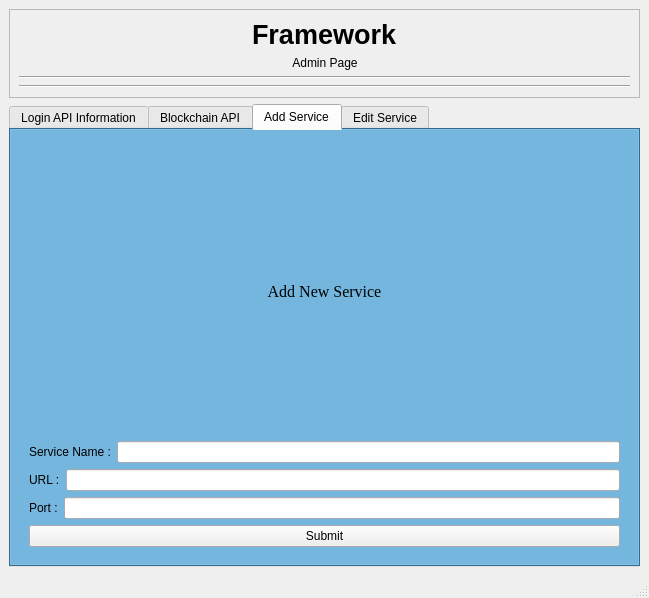
<?xml version="1.0" encoding="UTF-8"?>
<ui version="4.0">
 <class>landing_page</class>
 <widget class="QMainWindow" name="landing_page">
  <property name="enabled">
   <bool>true</bool>
  </property>
  <property name="geometry">
   <rect>
    <x>0</x>
    <y>0</y>
    <width>649</width>
    <height>598</height>
   </rect>
  </property>
  <property name="sizePolicy">
   <sizepolicy hsizetype="Fixed" vsizetype="Fixed">
    <horstretch>0</horstretch>
    <verstretch>0</verstretch>
   </sizepolicy>
  </property>
  <property name="windowTitle">
   <string>Framework</string>
  </property>
  <property name="windowIcon">
   <iconset>
    <normaloff>../Desktop/logo.356db89e.png</normaloff>../Desktop/logo.356db89e.png</iconset>
  </property>
  <widget class="QWidget" name="centralwidget">
   <layout class="QVBoxLayout" name="verticalLayout_2">
    <item>
     <widget class="QFrame" name="frame">
      <property name="frameShape">
       <enum>QFrame::StyledPanel</enum>
      </property>
      <property name="frameShadow">
       <enum>QFrame::Raised</enum>
      </property>
      <layout class="QGridLayout" name="gridLayout_2">
       <item row="2" column="0">
        <widget class="Line" name="line">
         <property name="orientation">
          <enum>Qt::Horizontal</enum>
         </property>
        </widget>
       </item>
       <item row="0" column="0">
        <layout class="QHBoxLayout" name="Subject">
         <item>
          <spacer name="horizontalSpacer_3">
           <property name="orientation">
            <enum>Qt::Horizontal</enum>
           </property>
           <property name="sizeHint" stdset="0">
            <size>
             <width>40</width>
             <height>20</height>
            </size>
           </property>
          </spacer>
         </item>
         <item>
          <layout class="QVBoxLayout" name="verticalLayout">
           <item>
            <widget class="QLabel" name="framework">
             <property name="font">
              <font>
               <pointsize>20</pointsize>
               <weight>75</weight>
               <bold>true</bold>
              </font>
             </property>
             <property name="text">
              <string>Framework</string>
             </property>
            </widget>
           </item>
           <item>
            <widget class="QLabel" name="adminPage">
             <property name="text">
              <string>Admin Page</string>
             </property>
             <property name="alignment">
              <set>Qt::AlignCenter</set>
             </property>
            </widget>
           </item>
          </layout>
         </item>
         <item>
          <spacer name="horizontalSpacer_5">
           <property name="orientation">
            <enum>Qt::Horizontal</enum>
           </property>
           <property name="sizeHint" stdset="0">
            <size>
             <width>40</width>
             <height>20</height>
            </size>
           </property>
          </spacer>
         </item>
        </layout>
       </item>
       <item row="1" column="0">
        <widget class="Line" name="line_2">
         <property name="orientation">
          <enum>Qt::Horizontal</enum>
         </property>
        </widget>
       </item>
      </layout>
     </widget>
    </item>
    <item>
     <widget class="QTabWidget" name="Admin_bar">
      <property name="enabled">
       <bool>true</bool>
      </property>
      <property name="minimumSize">
       <size>
        <width>627</width>
        <height>0</height>
       </size>
      </property>
      <property name="palette">
       <palette>
        <active>
         <colorrole role="WindowText">
          <brush brushstyle="SolidPattern">
           <color alpha="255">
            <red>255</red>
            <green>255</green>
            <blue>255</blue>
           </color>
          </brush>
         </colorrole>
         <colorrole role="Button">
          <brush brushstyle="SolidPattern">
           <color alpha="255">
            <red>72</red>
            <green>149</green>
            <blue>198</blue>
           </color>
          </brush>
         </colorrole>
         <colorrole role="Light">
          <brush brushstyle="SolidPattern">
           <color alpha="255">
            <red>135</red>
            <green>209</green>
            <blue>255</blue>
           </color>
          </brush>
         </colorrole>
         <colorrole role="Midlight">
          <brush brushstyle="SolidPattern">
           <color alpha="255">
            <red>103</red>
            <green>179</green>
            <blue>226</blue>
           </color>
          </brush>
         </colorrole>
         <colorrole role="Dark">
          <brush brushstyle="SolidPattern">
           <color alpha="255">
            <red>36</red>
            <green>74</green>
            <blue>99</blue>
           </color>
          </brush>
         </colorrole>
         <colorrole role="Mid">
          <brush brushstyle="SolidPattern">
           <color alpha="255">
            <red>48</red>
            <green>99</green>
            <blue>132</blue>
           </color>
          </brush>
         </colorrole>
         <colorrole role="Text">
          <brush brushstyle="SolidPattern">
           <color alpha="255">
            <red>255</red>
            <green>255</green>
            <blue>255</blue>
           </color>
          </brush>
         </colorrole>
         <colorrole role="BrightText">
          <brush brushstyle="SolidPattern">
           <color alpha="255">
            <red>255</red>
            <green>255</green>
            <blue>255</blue>
           </color>
          </brush>
         </colorrole>
         <colorrole role="ButtonText">
          <brush brushstyle="SolidPattern">
           <color alpha="255">
            <red>255</red>
            <green>255</green>
            <blue>255</blue>
           </color>
          </brush>
         </colorrole>
         <colorrole role="Base">
          <brush brushstyle="SolidPattern">
           <color alpha="255">
            <red>255</red>
            <green>255</green>
            <blue>255</blue>
           </color>
          </brush>
         </colorrole>
         <colorrole role="Window">
          <brush brushstyle="SolidPattern">
           <color alpha="255">
            <red>72</red>
            <green>149</green>
            <blue>198</blue>
           </color>
          </brush>
         </colorrole>
         <colorrole role="Shadow">
          <brush brushstyle="SolidPattern">
           <color alpha="255">
            <red>0</red>
            <green>0</green>
            <blue>0</blue>
           </color>
          </brush>
         </colorrole>
         <colorrole role="HighlightedText">
          <brush brushstyle="SolidPattern">
           <color alpha="255">
            <red>0</red>
            <green>0</green>
            <blue>0</blue>
           </color>
          </brush>
         </colorrole>
         <colorrole role="AlternateBase">
          <brush brushstyle="SolidPattern">
           <color alpha="255">
            <red>163</red>
            <green>202</green>
            <blue>226</blue>
           </color>
          </brush>
         </colorrole>
         <colorrole role="ToolTipBase">
          <brush brushstyle="SolidPattern">
           <color alpha="255">
            <red>255</red>
            <green>255</green>
            <blue>220</blue>
           </color>
          </brush>
         </colorrole>
         <colorrole role="ToolTipText">
          <brush brushstyle="SolidPattern">
           <color alpha="255">
            <red>255</red>
            <green>255</green>
            <blue>255</blue>
           </color>
          </brush>
         </colorrole>
        </active>
        <inactive>
         <colorrole role="WindowText">
          <brush brushstyle="SolidPattern">
           <color alpha="255">
            <red>255</red>
            <green>255</green>
            <blue>255</blue>
           </color>
          </brush>
         </colorrole>
         <colorrole role="Button">
          <brush brushstyle="SolidPattern">
           <color alpha="255">
            <red>72</red>
            <green>149</green>
            <blue>198</blue>
           </color>
          </brush>
         </colorrole>
         <colorrole role="Light">
          <brush brushstyle="SolidPattern">
           <color alpha="255">
            <red>135</red>
            <green>209</green>
            <blue>255</blue>
           </color>
          </brush>
         </colorrole>
         <colorrole role="Midlight">
          <brush brushstyle="SolidPattern">
           <color alpha="255">
            <red>103</red>
            <green>179</green>
            <blue>226</blue>
           </color>
          </brush>
         </colorrole>
         <colorrole role="Dark">
          <brush brushstyle="SolidPattern">
           <color alpha="255">
            <red>36</red>
            <green>74</green>
            <blue>99</blue>
           </color>
          </brush>
         </colorrole>
         <colorrole role="Mid">
          <brush brushstyle="SolidPattern">
           <color alpha="255">
            <red>48</red>
            <green>99</green>
            <blue>132</blue>
           </color>
          </brush>
         </colorrole>
         <colorrole role="Text">
          <brush brushstyle="SolidPattern">
           <color alpha="255">
            <red>255</red>
            <green>255</green>
            <blue>255</blue>
           </color>
          </brush>
         </colorrole>
         <colorrole role="BrightText">
          <brush brushstyle="SolidPattern">
           <color alpha="255">
            <red>255</red>
            <green>255</green>
            <blue>255</blue>
           </color>
          </brush>
         </colorrole>
         <colorrole role="ButtonText">
          <brush brushstyle="SolidPattern">
           <color alpha="255">
            <red>255</red>
            <green>255</green>
            <blue>255</blue>
           </color>
          </brush>
         </colorrole>
         <colorrole role="Base">
          <brush brushstyle="SolidPattern">
           <color alpha="255">
            <red>255</red>
            <green>255</green>
            <blue>255</blue>
           </color>
          </brush>
         </colorrole>
         <colorrole role="Window">
          <brush brushstyle="SolidPattern">
           <color alpha="255">
            <red>72</red>
            <green>149</green>
            <blue>198</blue>
           </color>
          </brush>
         </colorrole>
         <colorrole role="Shadow">
          <brush brushstyle="SolidPattern">
           <color alpha="255">
            <red>0</red>
            <green>0</green>
            <blue>0</blue>
           </color>
          </brush>
         </colorrole>
         <colorrole role="HighlightedText">
          <brush brushstyle="SolidPattern">
           <color alpha="255">
            <red>0</red>
            <green>0</green>
            <blue>0</blue>
           </color>
          </brush>
         </colorrole>
         <colorrole role="AlternateBase">
          <brush brushstyle="SolidPattern">
           <color alpha="255">
            <red>163</red>
            <green>202</green>
            <blue>226</blue>
           </color>
          </brush>
         </colorrole>
         <colorrole role="ToolTipBase">
          <brush brushstyle="SolidPattern">
           <color alpha="255">
            <red>255</red>
            <green>255</green>
            <blue>220</blue>
           </color>
          </brush>
         </colorrole>
         <colorrole role="ToolTipText">
          <brush brushstyle="SolidPattern">
           <color alpha="255">
            <red>255</red>
            <green>255</green>
            <blue>255</blue>
           </color>
          </brush>
         </colorrole>
        </inactive>
        <disabled>
         <colorrole role="WindowText">
          <brush brushstyle="SolidPattern">
           <color alpha="255">
            <red>36</red>
            <green>74</green>
            <blue>99</blue>
           </color>
          </brush>
         </colorrole>
         <colorrole role="Button">
          <brush brushstyle="SolidPattern">
           <color alpha="255">
            <red>72</red>
            <green>149</green>
            <blue>198</blue>
           </color>
          </brush>
         </colorrole>
         <colorrole role="Light">
          <brush brushstyle="SolidPattern">
           <color alpha="255">
            <red>135</red>
            <green>209</green>
            <blue>255</blue>
           </color>
          </brush>
         </colorrole>
         <colorrole role="Midlight">
          <brush brushstyle="SolidPattern">
           <color alpha="255">
            <red>103</red>
            <green>179</green>
            <blue>226</blue>
           </color>
          </brush>
         </colorrole>
         <colorrole role="Dark">
          <brush brushstyle="SolidPattern">
           <color alpha="255">
            <red>36</red>
            <green>74</green>
            <blue>99</blue>
           </color>
          </brush>
         </colorrole>
         <colorrole role="Mid">
          <brush brushstyle="SolidPattern">
           <color alpha="255">
            <red>48</red>
            <green>99</green>
            <blue>132</blue>
           </color>
          </brush>
         </colorrole>
         <colorrole role="Text">
          <brush brushstyle="SolidPattern">
           <color alpha="255">
            <red>36</red>
            <green>74</green>
            <blue>99</blue>
           </color>
          </brush>
         </colorrole>
         <colorrole role="BrightText">
          <brush brushstyle="SolidPattern">
           <color alpha="255">
            <red>255</red>
            <green>255</green>
            <blue>255</blue>
           </color>
          </brush>
         </colorrole>
         <colorrole role="ButtonText">
          <brush brushstyle="SolidPattern">
           <color alpha="255">
            <red>36</red>
            <green>74</green>
            <blue>99</blue>
           </color>
          </brush>
         </colorrole>
         <colorrole role="Base">
          <brush brushstyle="SolidPattern">
           <color alpha="255">
            <red>72</red>
            <green>149</green>
            <blue>198</blue>
           </color>
          </brush>
         </colorrole>
         <colorrole role="Window">
          <brush brushstyle="SolidPattern">
           <color alpha="255">
            <red>72</red>
            <green>149</green>
            <blue>198</blue>
           </color>
          </brush>
         </colorrole>
         <colorrole role="Shadow">
          <brush brushstyle="SolidPattern">
           <color alpha="255">
            <red>0</red>
            <green>0</green>
            <blue>0</blue>
           </color>
          </brush>
         </colorrole>
         <colorrole role="HighlightedText">
          <brush brushstyle="SolidPattern">
           <color alpha="255">
            <red>0</red>
            <green>0</green>
            <blue>0</blue>
           </color>
          </brush>
         </colorrole>
         <colorrole role="AlternateBase">
          <brush brushstyle="SolidPattern">
           <color alpha="255">
            <red>72</red>
            <green>149</green>
            <blue>198</blue>
           </color>
          </brush>
         </colorrole>
         <colorrole role="ToolTipBase">
          <brush brushstyle="SolidPattern">
           <color alpha="255">
            <red>255</red>
            <green>255</green>
            <blue>220</blue>
           </color>
          </brush>
         </colorrole>
         <colorrole role="ToolTipText">
          <brush brushstyle="SolidPattern">
           <color alpha="255">
            <red>255</red>
            <green>255</green>
            <blue>255</blue>
           </color>
          </brush>
         </colorrole>
        </disabled>
       </palette>
      </property>
      <property name="styleSheet">
       <string notr="true">selection-color: rgb(0, 0, 0);</string>
      </property>
      <property name="currentIndex">
       <number>2</number>
      </property>
      <widget class="QWidget" name="Login_Info">
       <property name="contextMenuPolicy">
        <enum>Qt::DefaultContextMenu</enum>
       </property>
       <property name="accessibleName">
        <string/>
       </property>
       <attribute name="title">
        <string>Login API Information</string>
       </attribute>
       <layout class="QGridLayout" name="L">
        <item row="0" column="0">
         <layout class="QVBoxLayout" name="Login">
          <item>
           <widget class="QWidget" name="widget" native="true">
            <layout class="QGridLayout" name="gridLayout">
             <item row="5" column="2">
              <widget class="QPushButton" name="submit">
               <property name="text">
                <string>Submit</string>
               </property>
              </widget>
             </item>
             <item row="5" column="3">
              <widget class="QPushButton" name="Edit">
               <property name="text">
                <string>Edit</string>
               </property>
              </widget>
             </item>
             <item row="0" column="0" colspan="4">
              <widget class="QLabel" name="LOGIN_API_LABEL">
               <property name="font">
                <font>
                 <family>Times New Roman</family>
                 <pointsize>12</pointsize>
                </font>
               </property>
               <property name="text">
                <string>Login API</string>
               </property>
               <property name="alignment">
                <set>Qt::AlignCenter</set>
               </property>
              </widget>
             </item>
             <item row="2" column="0" colspan="4">
              <layout class="QHBoxLayout" name="URL">
               <item>
                <widget class="QLabel" name="label_2">
                 <property name="text">
                  <string>URL :</string>
                 </property>
                </widget>
               </item>
               <item>
                <widget class="QLineEdit" name="lineEdit"/>
               </item>
              </layout>
             </item>
             <item row="3" column="0">
              <layout class="QHBoxLayout" name="Port">
               <item>
                <widget class="QLabel" name="label_3">
                 <property name="text">
                  <string>Port :</string>
                 </property>
                </widget>
               </item>
               <item>
                <widget class="QLineEdit" name="lineEdit_2"/>
               </item>
              </layout>
             </item>
             <item row="1" column="0" colspan="4">
              <layout class="QVBoxLayout" name="verticalLayout_6">
               <item>
                <widget class="QLabel" name="label_8">
                 <property name="text">
                  <string>Data format which must be sent to the sever:</string>
                 </property>
                </widget>
               </item>
               <item>
                <layout class="QHBoxLayout" name="horizontalLayout_2">
                 <item>
                  <widget class="QLabel" name="label_13">
                   <property name="text">
                    <string>Username :</string>
                   </property>
                  </widget>
                 </item>
                 <item>
                  <widget class="QLineEdit" name="lineEdit_10"/>
                 </item>
                </layout>
               </item>
               <item>
                <layout class="QHBoxLayout" name="horizontalLayout">
                 <item>
                  <widget class="QLabel" name="label_12">
                   <property name="text">
                    <string>Password  :</string>
                   </property>
                  </widget>
                 </item>
                 <item>
                  <widget class="QLineEdit" name="lineEdit_9"/>
                 </item>
                </layout>
               </item>
               <item>
                <widget class="Line" name="line_4">
                 <property name="orientation">
                  <enum>Qt::Horizontal</enum>
                 </property>
                </widget>
               </item>
              </layout>
             </item>
             <item row="3" column="3">
              <layout class="QHBoxLayout" name="Timeout">
               <item>
                <widget class="QLabel" name="label">
                 <property name="text">
                  <string>Timeout :</string>
                 </property>
                </widget>
               </item>
               <item>
                <widget class="QSpinBox" name="spinBox"/>
               </item>
              </layout>
             </item>
             <item row="3" column="1" colspan="2">
              <layout class="QHBoxLayout" name="Method">
               <item>
                <widget class="QComboBox" name="combo_method">
                 <item>
                  <property name="text">
                   <string>Method</string>
                  </property>
                 </item>
                 <item>
                  <property name="text">
                   <string>GET</string>
                  </property>
                 </item>
                 <item>
                  <property name="text">
                   <string>POST</string>
                  </property>
                 </item>
                 <item>
                  <property name="text">
                   <string>PATCH</string>
                  </property>
                 </item>
                 <item>
                  <property name="text">
                   <string>DELETE</string>
                  </property>
                 </item>
                </widget>
               </item>
              </layout>
             </item>
            </layout>
           </widget>
          </item>
         </layout>
        </item>
       </layout>
      </widget>
      <widget class="QWidget" name="Blockchain_API">
       <property name="contextMenuPolicy">
        <enum>Qt::CustomContextMenu</enum>
       </property>
       <attribute name="title">
        <string>Blockchain API</string>
       </attribute>
       <layout class="QGridLayout" name="gridLayout_5">
        <item row="0" column="0">
         <layout class="QVBoxLayout" name="Blockchain">
          <item>
           <widget class="QWidget" name="widget_2" native="true">
            <layout class="QVBoxLayout" name="verticalLayout_3">
             <item>
              <widget class="QLabel" name="Blockchain_API">
               <property name="font">
                <font>
                 <family>Times New Roman</family>
                 <pointsize>12</pointsize>
                </font>
               </property>
               <property name="text">
                <string>Contract Data API</string>
               </property>
               <property name="alignment">
                <set>Qt::AlignCenter</set>
               </property>
              </widget>
             </item>
             <item>
              <layout class="QHBoxLayout" name="URL_2">
               <item>
                <widget class="QLabel" name="URL_Label_2">
                 <property name="text">
                  <string>URL :</string>
                 </property>
                </widget>
               </item>
               <item>
                <widget class="QLineEdit" name="URL_Edit_2"/>
               </item>
              </layout>
             </item>
             <item>
              <layout class="QHBoxLayout" name="Port_2">
               <item>
                <widget class="QLabel" name="Port_Label_2">
                 <property name="text">
                  <string>Port :</string>
                 </property>
                </widget>
               </item>
               <item>
                <widget class="QLineEdit" name="Port_Edit_2"/>
               </item>
              </layout>
             </item>
             <item>
              <widget class="QPushButton" name="Submit_2">
               <property name="text">
                <string>Submit</string>
               </property>
              </widget>
             </item>
             <item>
              <widget class="QPushButton" name="Edit_2">
               <property name="text">
                <string>Edit</string>
               </property>
              </widget>
             </item>
            </layout>
           </widget>
          </item>
         </layout>
        </item>
       </layout>
      </widget>
      <widget class="QWidget" name="Add_Service">
       <attribute name="title">
        <string>Add Service</string>
       </attribute>
       <layout class="QGridLayout" name="gridLayout_6">
        <item row="0" column="0">
         <layout class="QVBoxLayout" name="add_service">
          <item>
           <widget class="QWidget" name="widget_3" native="true">
            <layout class="QVBoxLayout" name="verticalLayout_4">
             <item>
              <widget class="QLabel" name="add_new_service">
               <property name="font">
                <font>
                 <family>Times New Roman</family>
                 <pointsize>12</pointsize>
                </font>
               </property>
               <property name="text">
                <string>Add New Service</string>
               </property>
               <property name="alignment">
                <set>Qt::AlignCenter</set>
               </property>
              </widget>
             </item>
             <item>
              <layout class="QHBoxLayout" name="service_name">
               <item>
                <widget class="QLabel" name="label_6">
                 <property name="text">
                  <string>Service Name :</string>
                 </property>
                </widget>
               </item>
               <item>
                <widget class="QLineEdit" name="lineEdit_5"/>
               </item>
              </layout>
             </item>
             <item>
              <layout class="QHBoxLayout" name="URL_3">
               <item>
                <widget class="QLabel" name="label_5">
                 <property name="text">
                  <string>URL :</string>
                 </property>
                </widget>
               </item>
               <item>
                <widget class="QLineEdit" name="lineEdit_3"/>
               </item>
              </layout>
             </item>
             <item>
              <layout class="QHBoxLayout" name="Port_3">
               <item>
                <widget class="QLabel" name="label_4">
                 <property name="text">
                  <string>Port :</string>
                 </property>
                </widget>
               </item>
               <item>
                <widget class="QLineEdit" name="lineEdit_4"/>
               </item>
              </layout>
             </item>
             <item>
              <layout class="QHBoxLayout" name="horizontalLayout_3"/>
             </item>
             <item>
              <widget class="QPushButton" name="Submit_3">
               <property name="text">
                <string>Submit</string>
               </property>
              </widget>
             </item>
            </layout>
           </widget>
          </item>
         </layout>
        </item>
       </layout>
      </widget>
      <widget class="QWidget" name="Edit_Service">
       <attribute name="title">
        <string>Edit Service</string>
       </attribute>
       <layout class="QGridLayout" name="gridLayout_8">
        <item row="0" column="0">
         <layout class="QVBoxLayout" name="edit_service">
          <item>
           <widget class="QWidget" name="widget_4" native="true">
            <layout class="QVBoxLayout" name="verticalLayout_5">
             <item>
              <widget class="QLabel" name="edit_service_label">
               <property name="font">
                <font>
                 <family>Times New Roman</family>
                 <pointsize>12</pointsize>
                </font>
               </property>
               <property name="text">
                <string>Edit Service</string>
               </property>
               <property name="alignment">
                <set>Qt::AlignCenter</set>
               </property>
              </widget>
             </item>
             <item>
              <layout class="QHBoxLayout" name="choose_service">
               <item>
                <widget class="QLabel" name="label_7">
                 <property name="text">
                  <string>Choose Service :</string>
                 </property>
                </widget>
               </item>
               <item>
                <widget class="QComboBox" name="comboBox"/>
               </item>
              </layout>
             </item>
             <item>
              <widget class="Line" name="line_3">
               <property name="orientation">
                <enum>Qt::Horizontal</enum>
               </property>
              </widget>
             </item>
             <item>
              <layout class="QHBoxLayout" name="service_name_2">
               <item>
                <widget class="QLabel" name="label_9">
                 <property name="text">
                  <string>Servece Name :</string>
                 </property>
                </widget>
               </item>
               <item>
                <widget class="QLineEdit" name="lineEdit_6"/>
               </item>
              </layout>
             </item>
             <item>
              <layout class="QHBoxLayout" name="URL_4">
               <item>
                <widget class="QLabel" name="label_10">
                 <property name="text">
                  <string>URL :</string>
                 </property>
                </widget>
               </item>
               <item>
                <widget class="QLineEdit" name="lineEdit_7"/>
               </item>
              </layout>
             </item>
             <item>
              <layout class="QHBoxLayout" name="Port_4">
               <item>
                <widget class="QLabel" name="label_11">
                 <property name="text">
                  <string>Port :</string>
                 </property>
                </widget>
               </item>
               <item>
                <widget class="QLineEdit" name="lineEdit_8"/>
               </item>
              </layout>
             </item>
             <item>
              <widget class="QPushButton" name="edit">
               <property name="text">
                <string>Edit</string>
               </property>
              </widget>
             </item>
            </layout>
           </widget>
          </item>
         </layout>
        </item>
       </layout>
      </widget>
     </widget>
    </item>
   </layout>
  </widget>
  <widget class="QStatusBar" name="statusbar"/>
  <action name="actionShow_PublicKey">
   <property name="text">
    <string>Show PublicKey</string>
   </property>
  </action>
  <action name="actionExit">
   <property name="text">
    <string>Exit</string>
   </property>
  </action>
 </widget>
 <resources/>
 <connections>
  <connection>
   <sender>actionShow_PublicKey</sender>
   <signal>triggered()</signal>
   <receiver>landing_page</receiver>
   <slot>close()</slot>
   <hints>
    <hint type="sourcelabel">
     <x>-1</x>
     <y>-1</y>
    </hint>
    <hint type="destinationlabel">
     <x>399</x>
     <y>299</y>
    </hint>
   </hints>
  </connection>
  <connection>
   <sender>actionExit</sender>
   <signal>triggered()</signal>
   <receiver>landing_page</receiver>
   <slot>close()</slot>
   <hints>
    <hint type="sourcelabel">
     <x>-1</x>
     <y>-1</y>
    </hint>
    <hint type="destinationlabel">
     <x>399</x>
     <y>299</y>
    </hint>
   </hints>
  </connection>
 </connections>
</ui>
